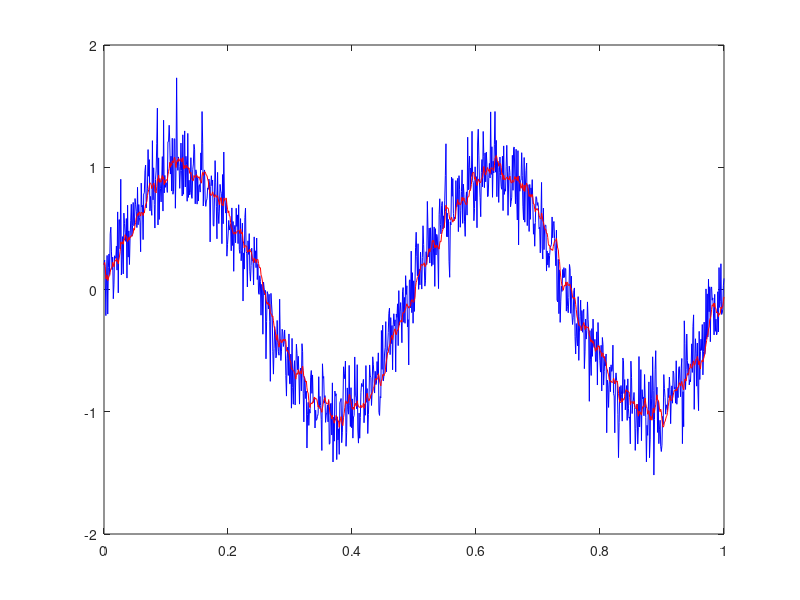

MATLAB code to generate this figure:
clc;
clear;


%%Plotar Gráficos,
%%Contas basicas soma.
%%Criar um vetor
%%Operaçoes com matrizes
%%Criar uma senoide
%%Colocar um ruido nessa senoide
% Filtar o ruido com o filtro media movel

%-----------------------------------------------------

A = 6;
B = 5;
result1 = 0;
result2 = 0;
result3 = 0;
result4 = 0;

result1 = A + B;
result2 = A - B;
result3 = A * B;
result4 = A / B;

%-----------------------------------------------------

vetor1 = [1, 2, 3, 4, 5]; % linha
vetor2 = [1; 2; 3; 4; 5]; % coluna

matriz1 = [ 1,2,3 ; 4,5,6 ; 7,8,9];
matriz2 = eye(3,3); % matriz identidade (1 na diagonal principal)

result5 = matriz1 * matriz2;

%------------------------------------------------------
w = 1;
theta = 0;
t = (0:0.1:10);



senoide = sin (w*t + theta);



%plot(senoide);
%pause

##x = (0 : 0.1 : 10);
##y = sin(x);
##
##plot (y);
%-------------------------------------------------------

% Definindo os parâmetros
amplitude = 1;
frequencia = 2;
duracao = 1; % em segundos
taxa_amostragem = 1000; % em Hz
ruido_amplitude = 0.2;

% Criando o vetor de tempo
t = linspace(0, duracao, duracao * taxa_amostragem);

% Gerando o sinal de seno
sinal_seno = amplitude * sin(2 * pi * frequencia * t);

% Gerando o ruído
ruido = ruido_amplitude * randn(size(t));

% Adicionando ruído ao sinal de seno
sinal_com_ruido = sinal_seno + ruido;

%plot(t, sinal_com_ruido);
%-------------------------------------------------------

n_pontos = 10;                                          % Número de pontos vizinhos para calcular a média
sinal_filtrado = zeros(size(sinal_com_ruido));          % Inicializa com zeros vetor para sinal filtrado
                                                        %
for i = 1:length(sinal_com_ruido)                       % contador para alocar o sinal filtrado
    if i <= n_pontos                                    %
                                                        % Para os primeiros pontos, consideramos apenas os pontos disponíveis
        sinal_filtrado(i) = mean(sinal_com_ruido(1:i)); % guarda num ponto do vetor, a media aritmetica de um vetor
    else                                                %
                                                        % Para os pontos subsequentes, consideramos os pontos vizinhos
        sinal_filtrado(i) = mean(sinal_com_ruido(i-n_pontos:i));
    end
end

% Plotando o sinal original e o sinal filtrado
plot(t, sinal_com_ruido, 'b', t, sinal_filtrado, 'r');






%-------------------------------------------------------

